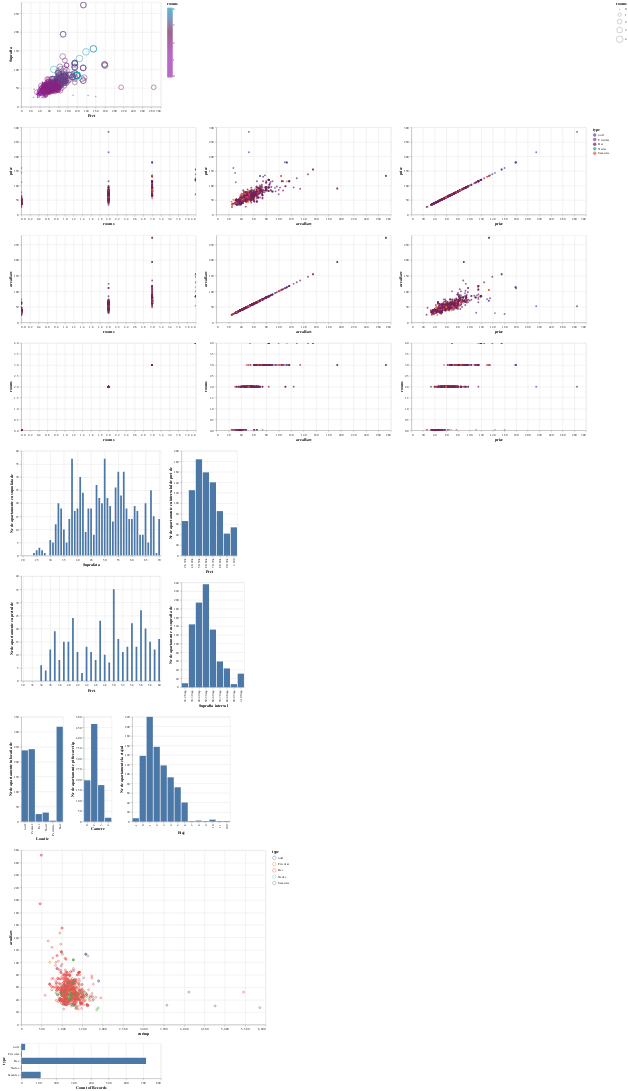

Notebook code for this chart:
### Code cell
from matplotlib.pyplot import title

chart1 = alt.Chart(source).mark_point().encode(
    y=alt.Y('areaRaw:Q' ,axis=alt.Axis(title='Suprafta')),
    x=alt.X('price:Q', axis=alt.Axis( title='Pret')),
    size= 'rooms:Q',
    color= alt.Color('rooms:Q',scale = alt.Scale(range = ['FF3333','#9C27B0','#70235B','#1f9fb4'])),
    tooltip= [alt.Tooltip(field ='price', title = 'Pret', type ='quantitative'),
              alt.Tooltip(field ='floor', title = 'Etaj', type = 'quantitative'),
              alt.Tooltip(field ='eur/mp', title = 'Eur/mp', type = 'quantitative'),
              alt.Tooltip(field ='rooms', title = 'Nr_camere', type = 'quantitative'),
              alt.Tooltip(field ='areaRaw', title = 'Suprafata', type = 'quantitative'),
              alt.Tooltip(field = 'location', title = 'Locatie', type = 'nominal')
             ] 
).interactive() 

chart2 =alt.Chart(source).mark_circle().encode(
    alt.X(alt.repeat("column") , type = 'quantitative'),
    alt.Y(alt.repeat("row"), type= 'quantitative'),
    alt.Color('type', type = 'nominal',
             scale = alt.Scale(range = ['#3F51B5','#9C27B0','#70235B','#1f9fb4','#FF5733'])),
  
    tooltip= [alt.Tooltip(field ='price', title = 'Pret', type ='quantitative'),
              alt.Tooltip(field ='floor', title = 'Etaj', type = 'quantitative'),
              alt.Tooltip(field ='eur/mp', title = 'Eur/mp', type = 'quantitative'),
              alt.Tooltip(field ='rooms', title = 'Nr_camere', type = 'quantitative'),
              alt.Tooltip(field ='areaRaw', title = 'Suprafata', type = 'quantitative'),
              alt.Tooltip(field = 'location', title = 'Locatie', type = 'nominal')
             ]
).properties(
   
    width  = 500,
    height = 250
).repeat(
        row = ['price','areaRaw','rooms'],
        column = ['rooms', 'areaRaw' , 'price']
).interactive() 


histArea = alt.Chart(source).mark_bar(clip=True).encode(
    y=alt.Y('count(area_rounded):Q' ,axis=alt.Axis(title='Nr de apartamente cu suprafata de ')),
    x=alt.X('area_rounded:Q', axis=alt.Axis( title='Suprafata'),scale=alt.Scale(domain=(20, 70))),
    tooltip = [alt.Tooltip ('count()', title = 'Nr de apartamente cu suprafata de'),
               alt.Tooltip ('area_rounded', title = 'Suprafta'),
               alt.Tooltip ('min(priceRounded)', title = 'Pret minim'),
               alt.Tooltip ('max(priceRounded)', title = 'Pret maxim')]
)

histPrice = alt.Chart(source).mark_bar(clip=True).encode(
    y=alt.Y('count(priceRounded):Q' ,axis=alt.Axis(title='Nr de apartamente cu pretul de ')),
    x=alt.X('priceRounded:Q', axis=alt.Axis( title='Pret'), scale=alt.Scale(domain=(30, 60))),
    tooltip = [alt.Tooltip ('count()', title = 'Nr de apartamente cu pretul de'),
               alt.Tooltip ('priceRounded', title = 'Pret'),
               alt.Tooltip ('min(area_rounded)', title = 'Suprafta minima'),
               alt.Tooltip ('max(area_rounded)', title = 'Suprafta maxima')]
)

histPriceRange = alt.Chart(source).mark_bar().encode(
    y=alt.Y('count(priceRange):Q' ,axis=alt.Axis(title='Nr de apartamente cu intervalul de pret de ')),
    x=alt.X('priceRange:N', axis=alt.Axis( title='Pret')),
    tooltip = [alt.Tooltip ('count()', title = 'Nr de apartamente cu intervalul de pret de'),
                alt.Tooltip('mean(price)', title = 'Medie pret'),
                alt.Tooltip('mean(areaRaw)', title = 'Medie pret')]
)

histAreaRange = alt.Chart(source).mark_bar().encode(
    y=alt.Y('count(area_range):Q' ,axis=alt.Axis(title='Nr de apartamente cu suprafta de ')),
    x=alt.X('area_range:N', axis=alt.Axis( title='Suprafta interval')),
    tooltip = [alt.Tooltip ('count()', title = 'Nr de apartamente cu suprafta de'),
               alt.Tooltip('mean(price)', title = 'Medie pret')]
)

chart3 = histArea & histPrice | histPriceRange & histAreaRange 

histLoc = alt.Chart(source).mark_bar().encode(
    y=alt.Y('count(approxLoc):Q' ,axis=alt.Axis(title='Nr de apartamente in locatia de ')),
    x=alt.X('approxLoc:N', axis=alt.Axis( title='Locatie')),
    tooltip = [alt.Tooltip ('count()', title = 'Nr de apartamente in locatia de'),
               alt.Tooltip('mean(price)', title = 'Medie pret'),
               alt.Tooltip ('min(area_rounded)', title = 'Suprafta minima'),
               alt.Tooltip ('max(area_rounded)', title = 'Suprafta maxima'),
               alt.Tooltip ('min(priceRounded)', title = 'Pret minim'),
               alt.Tooltip ('max(priceRounded)', title = 'Pret maxim')]
)

histRooms = alt.Chart(source).mark_bar().encode(
    y=alt.Y('count(rooms):Q' ,axis=alt.Axis(title='Nr de apartamente pt fiecare tip ')),
    x=alt.X('rooms:O', axis=alt.Axis( title='Camere')),
    tooltip = [alt.Tooltip ('count()', title = 'Nr de apartamente pt fiecare tip'),
               alt.Tooltip('mean(price)', title = 'Medie pret'),
               alt.Tooltip ('min(area_rounded)', title = 'Suprafta minima'),
               alt.Tooltip ('max(area_rounded)', title = 'Suprafta maxima'),
               alt.Tooltip ('min(priceRounded)', title = 'Pret minim'),
               alt.Tooltip ('max(priceRounded)', title = 'Pret maxim')]
)

histFloor = alt.Chart(source).mark_bar().encode(
    y=alt.Y('count(floor):Q' ,axis=alt.Axis(title='Nr de apartamente la etajul')),
    x=alt.X('floor:O', axis=alt.Axis( title='Etaj')),
    tooltip = [alt.Tooltip ('count()', title = 'Nr de apartamente la etajul'),
               alt.Tooltip('mean(price)', title = 'Medie pret'),
               alt.Tooltip ('min(area_rounded)', title = 'Suprafta minima'),
               alt.Tooltip ('max(area_rounded)', title = 'Suprafta maxima'),
               alt.Tooltip ('min(priceRounded)', title = 'Pret minim'),
               alt.Tooltip ('max(priceRounded)', title = 'Pret maxim')]
)
chart4 = histLoc | histRooms | histFloor

points = alt.Chart(source).mark_point().encode(
    x='eur/mp:Q',
    y='areaRaw:Q',
    color='type:N',
    tooltip = [ alt.Tooltip(field = 'price', title = 'Pret', type = 'quantitative'),
                alt.Tooltip(field ='eur/mp', title = 'Eur/mp', type = 'quantitative'),
                alt.Tooltip(field ='rooms', title = 'Nr_camere', type = 'quantitative'),
                alt.Tooltip(field ='areaRaw', title = 'Suprafata', type = 'quantitative'),
                alt.Tooltip(field = 'location', title = 'Locatie', type = 'nominal')]
).properties(
    width  = 700,
    height = 500
).interactive()

bars = alt.Chart(source).mark_bar().encode(
    y='type:N',
    x='count(type):Q',
    tooltip = ['type', alt.Tooltip('count()', title = 'Nr de aparitii'),
                alt.Tooltip('mean(price)', title = 'Medie pret')] 
)

chart5 = points & bars

histEurPerMP = alt.Chart(source).mark_bar(clip=True).encode(
    y=alt.Y('count(eur/mp):Q' ,axis=alt.Axis(title='Nr de apartamente cu pretul de eur/mp ')),
    x=alt.X('eur/mp:O', axis=alt.Axis( title='Eur/mp')),
    tooltip = [alt.Tooltip ('count()', title = 'Nr de apartamente pt fiecare tip'),
               alt.Tooltip('mean(price)', title = 'Medie pret'),
               alt.Tooltip('mean(areaRaw)', title = 'Medie suprafata')]
)


( chart1 & chart2 & chart3 & chart4 & chart5 & histEurPerMP ).save('chartFinal1.html')

chart1 & chart2 & chart3 & chart4 & chart5

### Figure 1 — Vega-Lite specification as saved in the notebook (floating-point values rounded to 4 significant figures; data arrays with more than 128 entries replaced by an {"elided": "..."} marker saying what was removed)
{"$schema": "https://vega.github.io/schema/vega-lite/v4.17.0.json", "config": {"view": {"continuousHeight": 300, "continuousWidth": 400}}, "datasets": {"data-51383cb6bda49d8f4fb8dd6ede137e81": {"elided": "855 records"}}, "vconcat": [{"data": {"name": "data-51383cb6bda49d8f4fb8dd6ede137e81"}, "encoding": {"color": {"field": "rooms", "scale": {"range": ["FF3333", "#9C27B0", "#70235B", "#1f9fb4"]}, "type": "quantitative"}, "size": {"field": "rooms", "type": "quantitative"}, "tooltip": [{"field": "price", "title": "Pret", "type": "quantitative"}, {"field": "floor", "title": "Etaj", "type": "quantitative"}, {"field": "eur/mp", "title": "Eur/mp", "type": "quantitative"}, {"field": "rooms", "title": "Nr_camere", "type": "quantitative"}, {"field": "areaRaw", "title": "Suprafata", "type": "quantitative"}, {"field": "location", "title": "Locatie", "type": "nominal"}], "x": {"axis": {"title": "Pret"}, "field": "price", "type": "quantitative"}, "y": {"axis": {"title": "Suprafta"}, "field": "areaRaw", "type": "quantitative"}}, "mark": "point", "selection": {"selector140": {"bind": "scales", "encodings": ["x", "y"], "type": "interval"}}}, {"repeat": {"column": ["rooms", "areaRaw", "price"], "row": ["price", "areaRaw", "rooms"]}, "spec": {"data": {"name": "data-51383cb6bda49d8f4fb8dd6ede137e81"}, "encoding": {"color": {"field": "type", "scale": {"range": ["#3F51B5", "#9C27B0", "#70235B", "#1f9fb4", "#FF5733"]}, "type": "nominal"}, "tooltip": [{"field": "price", "title": "Pret", "type": "quantitative"}, {"field": "floor", "title": "Etaj", "type": "quantitative"}, {"field": "eur/mp", "title": "Eur/mp", "type": "quantitative"}, {"field": "rooms", "title": "Nr_camere", "type": "quantitative"}, {"field": "areaRaw", "title": "Suprafata", "type": "quantitative"}, {"field": "location", "title": "Locatie", "type": "nominal"}], "x": {"field": {"repeat": "column"}, "type": "quantitative"}, "y": {"field": {"repeat": "row"}, "type": "quantitative"}}, "height": 250, "mark": "circle", "selection": {"selector141": {"bind": "scales", "encodings": ["x", "y"], "type": "interval"}}, "width": 500}}, {"data": {"name": "data-51383cb6bda49d8f4fb8dd6ede137e81"}, "hconcat": [{"vconcat": [{"encoding": {"tooltip": [{"aggregate": "count", "title": "Nr de apartamente cu suprafata de", "type": "quantitative"}, {"field": "area_rounded", "title": "Suprafta", "type": "quantitative"}, {"aggregate": "min", "field": "priceRounded", "title": "Pret minim", "type": "quantitative"}, {"aggregate": "max", "field": "priceRounded", "title": "Pret maxim", "type": "quantitative"}], "x": {"axis": {"title": "Suprafata"}, "field": "area_rounded", "scale": {"domain": [20, 70]}, "type": "quantitative"}, "y": {"aggregate": "count", "axis": {"title": "Nr de apartamente cu suprafata de "}, "field": "area_rounded", "type": "quantitative"}}, "mark": {"clip": true, "type": "bar"}}, {"encoding": {"tooltip": [{"aggregate": "count", "title": "Nr de apartamente cu pretul de", "type": "quantitative"}, {"field": "priceRounded", "title": "Pret", "type": "quantitative"}, {"aggregate": "min", "field": "area_rounded", "title": "Suprafta minima", "type": "quantitative"}, {"aggregate": "max", "field": "area_rounded", "title": "Suprafta maxima", "type": "quantitative"}], "x": {"axis": {"title": "Pret"}, "field": "priceRounded", "scale": {"domain": [30, 60]}, "type": "quantitative"}, "y": {"aggregate": "count", "axis": {"title": "Nr de apartamente cu pretul de "}, "field": "priceRounded", "type": "quantitative"}}, "mark": {"clip": true, "type": "bar"}}]}, {"vconcat": [{"encoding": {"tooltip": [{"aggregate": "count", "title": "Nr de apartamente cu intervalul de pret de", "type": "quantitative"}, {"aggregate": "mean", "field": "price", "title": "Medie pret", "type": "quantitative"}, {"aggregate": "mean", "field": "areaRaw", "title": "Medie pret", "type": "quantitative"}], "x": {"axis": {"title": "Pret"}, "field": "priceRange", "type": "nominal"}, "y": {"aggregate": "count", "axis": {"title": "Nr de apartamente cu intervalul de pret de "}, "field": "priceRange", "type": "quantitative"}}, "mark": "bar"}, {"encoding": {"tooltip": [{"aggregate": "count", "title": "Nr de apartamente cu suprafta de", "type": "quantitative"}, {"aggregate": "mean", "field": "price", "title": "Medie pret", "type": "quantitative"}], "x": {"axis": {"title": "Suprafta interval"}, "field": "area_range", "type": "nominal"}, "y": {"aggregate": "count", "axis": {"title": "Nr de apartamente cu suprafta de "}, "field": "area_range", "type": "quantitative"}}, "mark": "bar"}]}]}, {"data": {"name": "data-51383cb6bda49d8f4fb8dd6ede137e81"}, "hconcat": [{"encoding": {"tooltip": [{"aggregate": "count", "title": "Nr de apartamente in locatia de", "type": "quantitative"}, {"aggregate": "mean", "field": "price", "title": "Medie pret", "type": "quantitative"}, {"aggregate": "min", "field": "area_rounded", "title": "Suprafta minima", "type": "quantitative"}, {"aggregate": "max", "field": "area_rounded", "title": "Suprafta maxima", "type": "quantitative"}, {"aggregate": "min", "field": "priceRounded", "title": "Pret minim", "type": "quantitative"}, {"aggregate": "max", "field": "priceRounded", "title": "Pret maxim", "type": "quantitative"}], "x": {"axis": {"title": "Locatie"}, "field": "approxLoc", "type": "nominal"}, "y": {"aggregate": "count", "axis": {"title": "Nr de apartamente in locatia de "}, "field": "approxLoc", "type": "quantitative"}}, "mark": "bar"}, {"encoding": {"tooltip": [{"aggregate": "count", "title": "Nr de apartamente pt fiecare tip", "type": "quantitative"}, {"aggregate": "mean", "field": "price", "title": "Medie pret", "type": "quantitative"}, {"aggregate": "min", "field": "area_rounded", "title": "Suprafta minima", "type": "quantitative"}, {"aggregate": "max", "field": "area_rounded", "title": "Suprafta maxima", "type": "quantitative"}, {"aggregate": "min", "field": "priceRounded", "title": "Pret minim", "type": "quantitative"}, {"aggregate": "max", "field": "priceRounded", "title": "Pret maxim", "type": "quantitative"}], "x": {"axis": {"title": "Camere"}, "field": "rooms", "type": "ordinal"}, "y": {"aggregate": "count", "axis": {"title": "Nr de apartamente pt fiecare tip "}, "field": "rooms", "type": "quantitative"}}, "mark": "bar"}, {"encoding": {"tooltip": [{"aggregate": "count", "title": "Nr de apartamente la etajul", "type": "quantitative"}, {"aggregate": "mean", "field": "price", "title": "Medie pret", "type": "quantitative"}, {"aggregate": "min", "field": "area_rounded", "title": "Suprafta minima", "type": "quantitative"}, {"aggregate": "max", "field": "area_rounded", "title": "Suprafta maxima", "type": "quantitative"}, {"aggregate": "min", "field": "priceRounded", "title": "Pret minim", "type": "quantitative"}, {"aggregate": "max", "field": "priceRounded", "title": "Pret maxim", "type": "quantitative"}], "x": {"axis": {"title": "Etaj"}, "field": "floor", "type": "ordinal"}, "y": {"aggregate": "count", "axis": {"title": "Nr de apartamente la etajul"}, "field": "floor", "type": "quantitative"}}, "mark": "bar"}]}, {"data": {"name": "data-51383cb6bda49d8f4fb8dd6ede137e81"}, "vconcat": [{"encoding": {"color": {"field": "type", "type": "nominal"}, "tooltip": [{"field": "price", "title": "Pret", "type": "quantitative"}, {"field": "eur/mp", "title": "Eur/mp", "type": "quantitative"}, {"field": "rooms", "title": "Nr_camere", "type": "quantitative"}, {"field": "areaRaw", "title": "Suprafata", "type": "quantitative"}, {"field": "location", "title": "Locatie", "type": "nominal"}], "x": {"field": "eur/mp", "type": "quantitative"}, "y": {"field": "areaRaw", "type": "quantitative"}}, "height": 500, "mark": "point", "selection": {"selector142": {"bind": "scales", "encodings": ["x", "y"], "type": "interval"}}, "width": 700}, {"encoding": {"tooltip": [{"field": "type", "type": "nominal"}, {"aggregate": "count", "title": "Nr de aparitii", "type": "quantitative"}, {"aggregate": "mean", "field": "price", "title": "Medie pret", "type": "quantitative"}], "x": {"aggregate": "count", "field": "type", "type": "quantitative"}, "y": {"field": "type", "type": "nominal"}}, "mark": "bar"}]}]}
